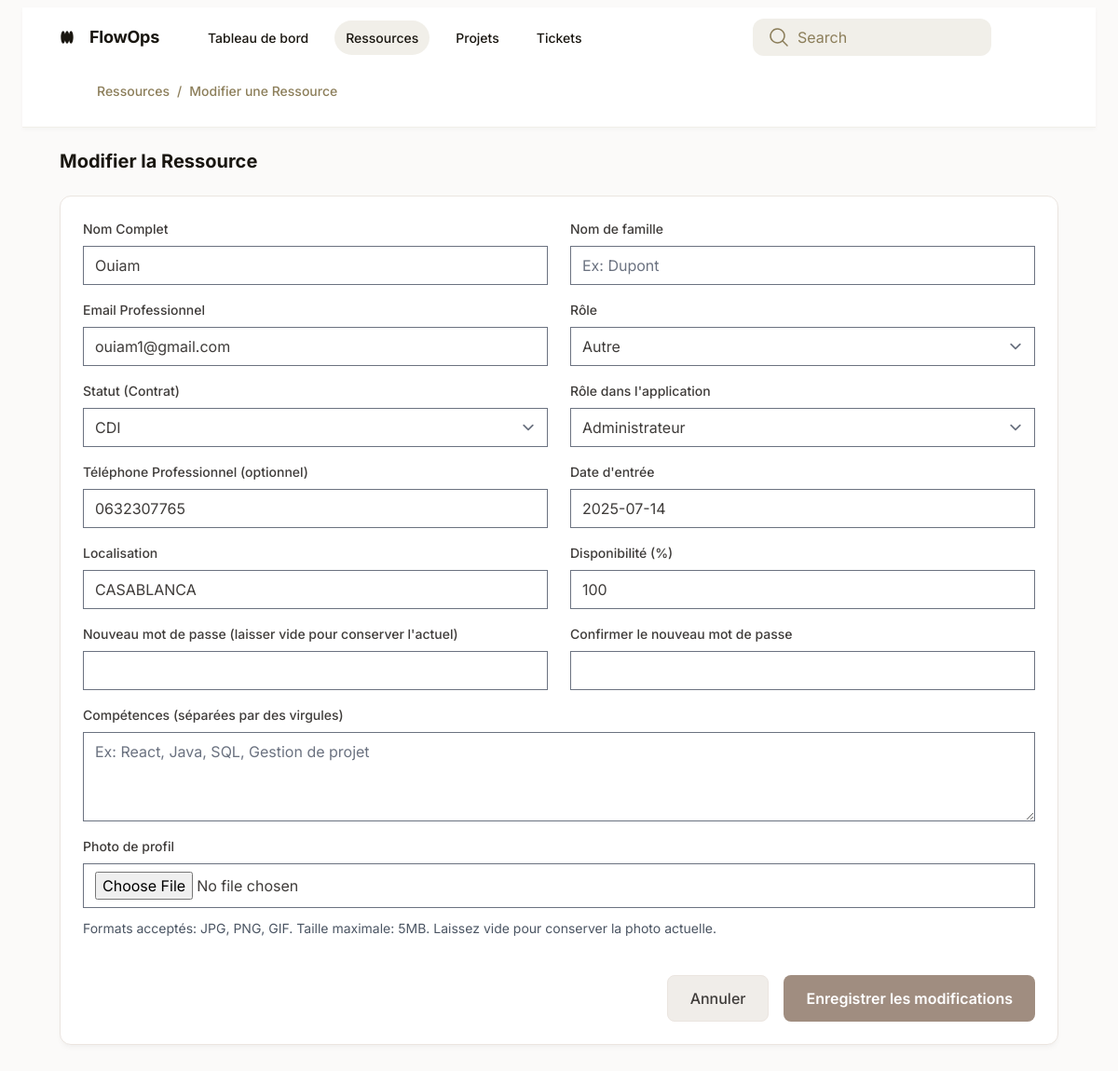
The app's page /ressources/edit/6/, older data.
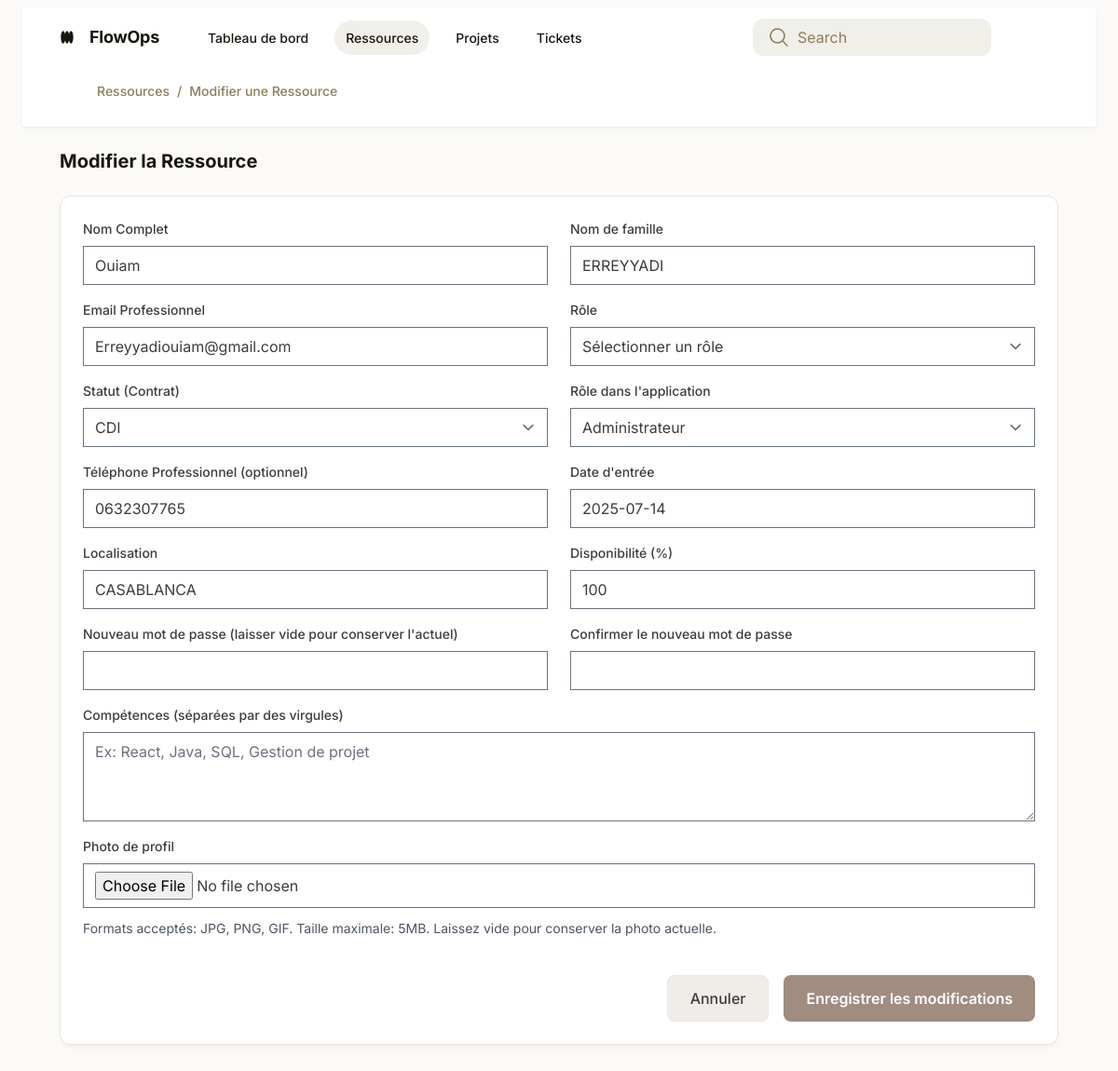
The same page, newer data.
### ressources/models.py (models this page shows, shortened)
class Ressource(AbstractUser):
    first_name = models.CharField(max_length=200)
    last_name = models.CharField(max_length=200)
    role = models.CharField(max_length=200)
    skills = models.TextField(blank=True)
    availability_rate = models.IntegerField(null=True, blank=True)
    manager = models.ForeignKey('self', on_delete=models.CASCADE, null=True, blank=True)
    status = models.CharField(max_length=200, choices=[
        ('Stagiaire', 'Stagiaire'),
        ('CDI', 'CDI'),
        ('Prestataire', 'Prestataire'),
        ('Alternant', 'Alternant'),
        ('CDD', 'CDD'),
        ('Autre', 'Autre')
    ])
    appRole = models.CharField(max_length=200, choices=[
        ('ADMIN', 'ADMIN'),
        ('MANAGER', 'MANAGER'),
        ('USER', 'USER')
    ])
    phone_number = models.CharField(max_length=20)
    entry_date = models.DateField(null=True, blank=True)
    location = models.CharField(max_length=200, null=True, blank=True)
    created_at = models.DateTimeField(auto_now_add=True)
    updated_at = models.DateTimeField(auto_now=True)
    email = models.EmailField(unique=True)
    profile_picture = models.ImageField(upload_to='profile_pictures/', blank=True, null=True)
    completed_tickets_count = models.IntegerField(default=0)
    completed_projects_count = models.IntegerField(default=0)
    USERNAME_FIELD = 'email'
    REQUIRED_FIELDS = ['first_name', 'last_name']

### ressources/views.py (the view, shortened to what this page needs)
# urls.py: path('edit/<int:resource_id>/', views.edit_resource, name='edit_resource'),
def edit_resource(request, resource_id):
    resource = Ressource.objects.get(id=resource_id)
    return render(request, 'edit_resource.html', {'resource': resource})

### ressources/templates/edit_resource.html (shortened to what the changed rows need)
<!DOCTYPE html>
<html lang="fr">
<head>
    <script src="https://cdn.tailwindcss.com?plugins=forms,container-queries"></script>
    <link rel="stylesheet" href="https://cdn.jsdelivr.net/npm/flatpickr/dist/flatpickr.min.css">
</head>
<body class="relative flex size-full min-h-screen flex-col bg-[#fbfaf9] group/design-root overflow-x-hidden font-['Inter','Noto_Sans',sans-serif]">
    <div class="layout-container flex h-full grow flex-col">
        <div class="w-full px-6 py-2">
            <main class="layout-content-container flex flex-col max-w-full w-full flex-1">
                <header class="flex flex-col border-b border-solid border-b-[#f1efe9] px-10 py-3">
                    <div class="flex items-center justify-between whitespace-nowrap pb-3">
                        <div class="flex items-center gap-4 text-[#191610] flex-1">
                            <h2 class="text-lg font-bold leading-tight tracking-[-0.015em] mr-6">FlowOps</h2>
                        </div>
                    </div>
                </header>
                <div class="px-10 py-6 flex flex-col gap-6">
                    <div class="flex items-center justify-between">
                        <h1 class="text-[#191610] text-xl font-bold leading-tight">Modifier la Ressource</h1>
                    </div>
                    <form class="form-section" method="post" enctype="multipart/form-data">
                        <div class="grid grid-cols-1 md:grid-cols-2 gap-x-6 gap-y-4">
                            <div class="form-group">
                                <label for="name" class="form-label">Nom Complet</label>
                                <input type="text" id="name" name="name" class="form-input" placeholder="Ex: Jean Dupont" value="{{ resource.first_name }}" required>
                            </div>
                            <div class="form-group">
                                <label for="last_name" class="form-label">Nom de famille</label>
                                <input type="text" id="last_name" name="last_name" class="form-input" placeholder="Ex: Dupont" value="{{ resource.last_name }}">
                            </div>
                            <div class="form-group">
                                <label for="email" class="form-label">Email Professionnel</label>
                                <input type="email" id="email" name="email" class="form-input" placeholder="Ex: jean.dupont@example.com" value="{{ resource.email }}" required>
                            </div>
                            <div class="form-group">
                                <label for="role" class="form-label">Rôle</label>
                                <select id="role" name="role" class="form-select" required>
                                    <option value="">Sélectionner un rôle</option>
                                    <option value="other" {% if resource.role == 'other' %}selected{% endif %}>Autre</option>
                                </select>
                            </div>
                            <div class="form-group">
                                <label for="status" class="form-label">Statut (Contrat)</label>
                                <select id="status" name="status" class="form-select" required>
                                    <option value="CDI" {% if resource.status == 'CDI' %}selected{% endif %}>CDI</option>
                                </select>
                            </div>
                            <div class="form-group">
                                <label for="appRole" class="form-label">Rôle dans l'application</label>
                                <select id="appRole" name="appRole" class="form-select" required>
                                    <option value="ADMIN" {% if resource.appRole == 'ADMIN' %}selected{% endif %}>Administrateur</option>
                                </select>
                            </div>
                            <div class="form-group">
                                <label for="phone" class="form-label">Téléphone Professionnel (optionnel)</label>
                                <input type="tel" id="phone" name="phone" class="form-input" placeholder="Ex: 0123456789" value="{{ resource.phone_number }}">
                            </div>
                            <div class="form-group">
                                <label for="entry_date" class="form-label">Date d'entrée</label>
                                <input type="text" id="entry_date" name="entry_date" class="form-input" required placeholder="YYYY-MM-DD" value="{{ resource.entry_date|date:'Y-m-d' }}">
                            </div>
                            <div class="form-group">
                                <label for="location" class="form-label">Localisation</label>
                                <input type="text" id="location" name="location" class="form-input" placeholder="Ex: Paris, France" value="{{ resource.location }}" required>
                            </div>
                             <div class="form-group">
                                <label for="availability" class="form-label">Disponibilité (%)</label>
                                <input type="number" id="availability" name="availability" class="form-input" min="0" max="100" placeholder="Ex: 80" value="{{ resource.availability_rate }}" required>
                            </div>
                        </div>
                    </form>
                </div>
            </main>
        </div>
    </div>
</body>
</html>

Row changes from the older to the newer data that the page shows:
changed Ressource "Ouiam": last_name (not shown) → "ERREYYADI"; email "ouiam1@gmail.com" → "Erreyyadiouiam@gmail.com"; role "Autre" → (not shown)
Text that changed along with them:
form field role: (not shown) → "Sélectionner un rôle"
